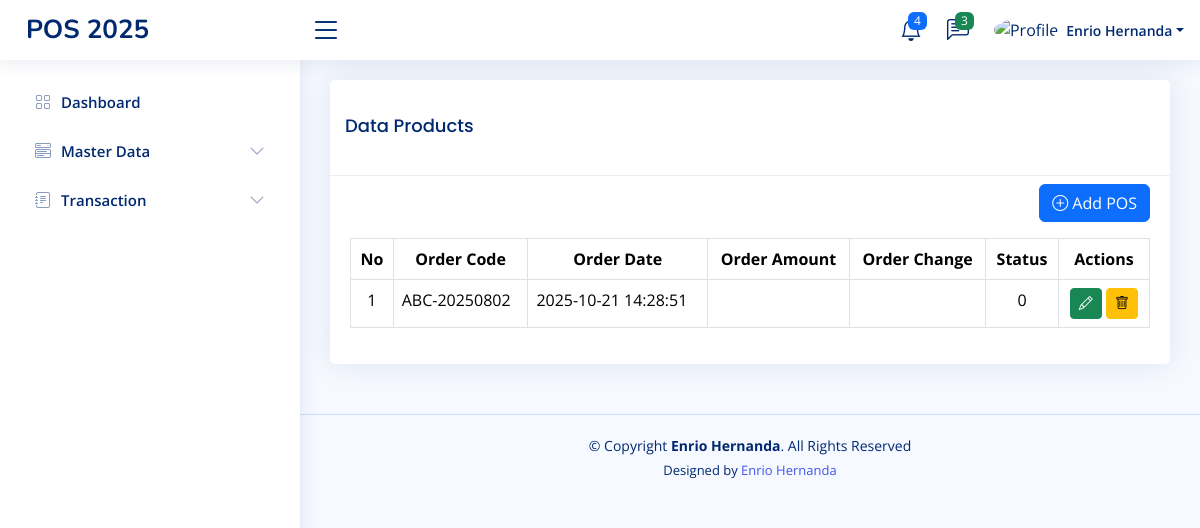
/home.php?page=pos (signed in), run on the app's committed database.
### tables this page shows
CREATE TABLE `orders` (
  `id` int(11) NOT NULL,
  `order_code` varchar(25) NOT NULL,
  `order_date` datetime NOT NULL,
  `order_amount` decimal(10,2) DEFAULT NULL,
  `order_change` decimal(10,2) DEFAULT NULL,
  `order_status` tinyint(1) NOT NULL DEFAULT 0
);

### pages/pos.php (the view, shortened to what this page needs)
<?php
$query = mysqli_query($koneksi, "SELECT * FROM orders ORDER BY id DESC");
$rows = mysqli_fetch_all($query, MYSQLI_ASSOC);
?>
<body>
    <div class="row">
        <div class="col-sm-12">
            <div class="card">
                <div class="card-header">
                    <h3 class="card-title">Data Products</h3>
                </div>
                <div class="card-body">
                    <div class="d-flex justify-content-end mb-3 mt-2">
                        <a class="btn btn-primary" href="pos/add-pos.php"><i class="bi bi-plus-circle"></i> Add
                            POS</a>
                    </div>
                    <table class="table table-bordered">
                        <tr class="text-center">
                            <th>No</th>
                            <th>Order Code</th>
                            <th>Order Date</th>
                            <th>Order Amount</th>
                            <th>Order Change</th>
                            <th>Status</th>
                            <th>Actions</th>
                        </tr>
                        <?php foreach ($rows as $key => $v) {
                        ?>
                            <tr>
                                <td class="text-center"><?php echo $key + 1 ?></td>
                                <td><?php echo $v['order_code'] ?></td>
                                <td><?php echo $v['order_date'] ?></td>
                                <td><?php echo $v['order_amount'] ?></td>
                                <td><?php echo $v['order_change'] ?></td>
                                <td class="text-center"><?php echo $v['order_status'] ?></td>
                                <td class="text-center">
                                    <a href="?page=tambah-product&edit=<?php echo $v['id'] ?>"
                                        class="btn btn-success btn-sm"><i class="bi bi-pencil"></i></a>
                                    <a href="?page=product&delete=<?php echo $v['id'] ?>"
                                        onclick="return confirm('Are you sure you want to delete this data?')"
                                        class="btn btn-warning btn-sm"><i class="bi bi-trash"></i></a>
                                </td>
                            </tr>
                        <?php
                        }
                        ?>
                    </table>
                </div>
            </div>
        </div>
    </div>
</body>

### assets/css/style.css (style rules this page uses)
:root { scroll-behavior: smooth; }
body { font-family: "Open Sans", sans-serif; background: #f6f9ff; color: #444444; }
a { color: #4154f1; text-decoration: none; }
h1, h2, h3, h4, h5, h6 { font-family: "Nunito", sans-serif; }
.card { margin-bottom: 30px; border: none; border-radius: 5px; box-shadow: 0px 0 30px rgba(1, 41, 112, 0.1); }
.card-header, .card-footer { border-color: #ebeef4; background-color: #fff; color: #798eb3; padding: 15px; }
.card-title { padding: 20px 0 15px 0; font-size: 18px; font-weight: 500; color: #012970; font-family: "Poppins", sans-serif; }
.card-body { padding: 0 20px 20px 20px; }

### data on the page
orders: order_code "ABC-20250802", order_date "2025-10-21 14:28:51", order_status "0"

### other printed values
$_SESSION['NAME'] "Enrio Hernanda"
